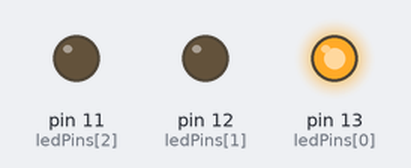
Recording of a sketch running on a simulated Arduino Uno, built with avr-gcc and run on an emulated ATmega328P. On the bench: output pins drawn as LEDs (lit = HIGH).

Above: at 0.5 s.
At 2.5 s:
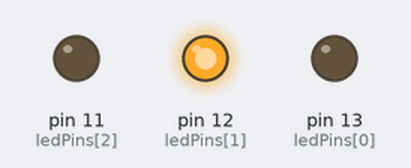
At 4.5 s:
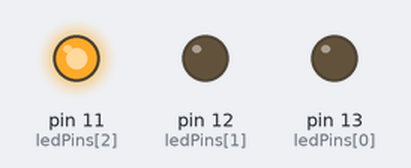
At 5.5 s:
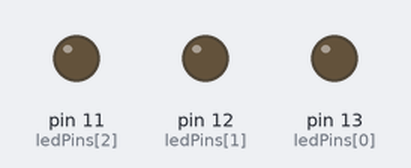
Timing chart, 0 to 7.8 s (numbered marks = the images above):
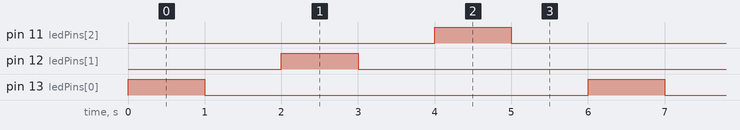

The sketch:

lightblinkarduino.ino
```cpp
// This program is going to blink the light after some delay using the pin 13
// or the buitin led of the arduino uno

// The pin to be used
const int ledPins[] = {13, 12, 11};

// the setup function
void setup() {
  //pinMode(ledPin, OUTPUT); //Initialize the pin of the led to be used

  for(int i = 0; i < 3; i++){
    pinMode(ledPins[i], OUTPUT);
  }
}

// the function to repeat itself
void loop() {

  for(int i = 0; i < 3; i++){
      // set the led to High
    digitalWrite(ledPins[i], HIGH);
    delay(1000); // for 10 seconds

    // set the led to low
    digitalWrite(ledPins[i], LOW);
    delay(1000); // for 10 seconds
  }
}
```

Measured:
- by itself, pin 11 (ledPins[2]), pin 12 (ledPins[1]), pin 13 (ledPins[0]): alternates HIGH for 1.0 s and LOW for 5.0 s
- by itself, everything shown: repeats every 6.0 s, in 6 steps
